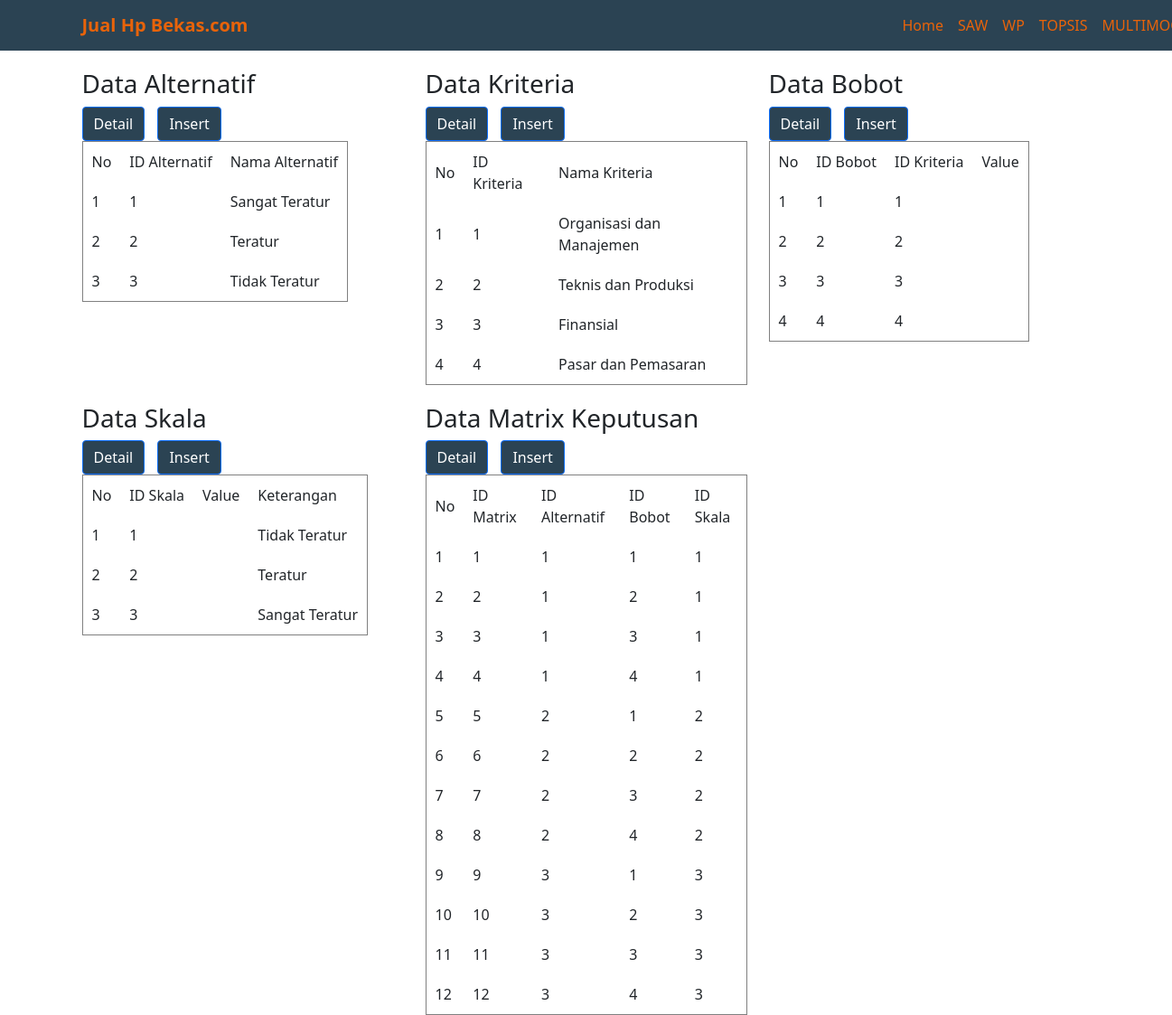
The page / on the database its author committed.
### tables this page shows
CREATE TABLE IF NOT EXISTS `alternatif` (
  `idalternatif` int(11) NOT NULL AUTO_INCREMENT,
  `nmalternatif` varchar(50) DEFAULT NULL,
  PRIMARY KEY (`idalternatif`)
);

CREATE TABLE IF NOT EXISTS `kriteria` (
  `idkriteria` int(11) NOT NULL AUTO_INCREMENT,
  `nmkriteria` varchar(50) DEFAULT NULL,
  PRIMARY KEY (`idkriteria`)
);

CREATE TABLE IF NOT EXISTS `bobot` (
  `idbobot` int(11) NOT NULL AUTO_INCREMENT,
  `idkriteria` int(11) DEFAULT NULL,
  `valuex` varchar(50) DEFAULT NULL,
  PRIMARY KEY (`idbobot`),
  KEY `idkriteria` (`idkriteria`),
  CONSTRAINT `FK_idkriteria` FOREIGN KEY (`idkriteria`) REFERENCES `kriteria` (`idkriteria`)
);

CREATE TABLE IF NOT EXISTS `skala` (
  `idskala` int(11) NOT NULL AUTO_INCREMENT,
  `valuex` int(11) DEFAULT NULL,
  `keterangan` varchar(50) DEFAULT NULL,
  PRIMARY KEY (`idskala`)
);

CREATE TABLE IF NOT EXISTS `matrixkeputusan` (
  `idmatrix` int(11) NOT NULL AUTO_INCREMENT,
  `idalternatif` int(11) DEFAULT NULL,
  `idbobot` int(11) DEFAULT NULL,
  `idskala` int(11) DEFAULT NULL,
  PRIMARY KEY (`idmatrix`),
  KEY `idalternatif` (`idalternatif`),
  KEY `idbobot` (`idbobot`),
  KEY `idkriteria` (`idskala`),
  CONSTRAINT `FK_alternatif` FOREIGN KEY (`idalternatif`) REFERENCES `alternatif` (`idalternatif`),
  CONSTRAINT `FK_bobot` FOREIGN KEY (`idbobot`) REFERENCES `bobot` (`idbobot`),
  CONSTRAINT `FK_skala` FOREIGN KEY (`idskala`) REFERENCES `skala` (`idskala`)
);

### index.php (the view, shortened to what this page needs)
<!DOCTYPE html>
<html lang="en">
<head>
    <link rel="stylesheet" href="https://stackpath.bootstrapcdn.com/bootstrap/5.0.0-alpha1/css/bootstrap.min.css">
</head>
<body>
    <div class="header-bar">
        <nav class="navbar navbar-expand-lg navbar-light " style="background:#2b4353 ">
            <div class="container">
                <a class="navbar-brand" style="color: #e8630a;" href="index.php">
                    <b>Jual Hp Bekas.com</b>
                </a>
                <div class="collapse navbar-collapse" style="margin-left:700px;" id="navbarNav">
                    <ul class="navbar-nav">
                        <li class="nav-item">
                            <a class="nav-link active" aria-current="page" style="color: #e8630a;" href="index.php">Home</a>
                        </li>
                        <li class="nav-item">
                            <a class="nav-link active" aria-current="page" style="color: #e8630a;" href="result.php?metode=saw">SAW</a>
                        </li>
                        <li class="nav-item">
                            <a class="nav-link active" aria-current="page" style="color: #e8630a;" href="result.php?metode=wp">WP</a>
                        </li>
                        <li class="nav-item">
                            <a class="nav-link active" aria-current="page" style="color: #e8630a;" href="result.php?metode=topsis">TOPSIS</a>
                        </li>
                        <li class="nav-item">
                            <a class="nav-link active" aria-current="page" style="color: #e8630a;" href="result.php?metode=multimoora">MULTIMOORA</a>
                        </li>
                    </ul>
                </div>
            </div>
        </nav>
    </div>
    <div class="container">
        <div class="col-lg-12">
            <div class="row">
            <div class="col-lg-4 col-md-4 col-sm-4" >
        <h3 style="margin-top:20px;">Data Alternatif</h3>
        <button type="button" class="btn btn-primary" style="background:#2b4353 "><a style="color: #ffffff;text-decoration:none;" href="dtalternatif.php">Detail</a></button>
        <button type="button" class="btn btn-primary" style="margin-left:10px;background:#2b4353"><a style="color: #ffffff;text-decoration:none;" href="formalternatif.php">Insert</a></button>
        <table border="1" cellpadding="10" cellspacing="0">
            <tr>
                <td>No</td>
                <td>ID Alternatif</td>
                <td>Nama Alternatif</td>
            </tr>
            <?php
            include 'config.php';
            $no = 1;
            $query = "SELECT * FROM alternatif";
            $result = $conn->query($query);
            while ($row = $result->fetch_array()) { ?>
                <tr>
                    <td><?php echo $no++; ?></td>
                    <td><?php echo $row['idalternatif']; ?></td>
                    <td><?php echo $row['nmalternatif']; ?></td>
                </tr>
            <?php } ?>
        </table>
        </div>
        <div class="col-lg-4 col-md-4 col-sm-4">
        <h3 style="margin-top:20px;">Data Kriteria</h3>
        <button type="button" class="btn btn-primary"style="background:#2b4353 "><a style="color: #ffffff;text-decoration:none;" href="dtkriteria.php">Detail</a></button>
        <button type="button" class="btn btn-primary" style="margin-left:10px;background:#2b4353"><a style="color: #ffffff;text-decoration:none;" href="formkriteria.php">Insert</a></button>
        <table border="1" cellpadding="10" cellspacing="0">
            <tr>
                <td>No</td>
                <td>ID Kriteria</td>
                <td>Nama Kriteria</td>
            </tr>
            <?php
            include 'config.php';
            $no = 1;
            $query = "SELECT * FROM kriteria";
            $result = $conn->query($query);
            while ($row = $result->fetch_array()) { ?>
                <tr>
                    <td><?php echo $no++; ?></td>
                    <td><?php echo $row['idkriteria']; ?></td>
                    <td><?php echo $row['nmkriteria']; ?></td>
                </tr>
            <?php } ?>
        </table>
            </div>
            <div class="col-lg-4 col-md-4 col-sm-4">
        <h3 style="margin-top:20px;">Data Bobot</h3>
        <button type="button" class="btn btn-primary"style="background:#2b4353 "><a style="color: #ffffff;text-decoration:none;" href="dtbobot.php">Detail</a></button>
        <button type="button" class="btn btn-primary" style="margin-left:10px;background:#2b4353"><a style="color: #ffffff;text-decoration:none;" href="formbobot.php">Insert</a></button>
        <table border="1" cellpadding="10" cellspacing="0">
            <tr>
                <td>No</td>
                <td>ID Bobot</td>
                <td>ID Kriteria</td>
                <td>Value</td>
            </tr>
            <?php
            include 'config.php';
            $no = 1;
            $query = "SELECT * FROM bobot";
            $result = $conn->query($query);
            while ($row = $result->fetch_array()) { ?>
                <tr>
                    <td><?php echo $no++; ?></td>
                    <td><?php echo $row['idbobot']; ?></td>
                    <td><?php echo $row['idkriteria']; ?></td>
                    <td><?php echo $row['value']; ?></td>
                </tr>
            <?php } ?>
        </table>
            </div>
            <div class="col-lg-4 col-md-4 col-sm-4">
        <h3 style="margin-top:20px;">Data Skala</h3>
        <button type="button" class="btn btn-primary"style="background:#2b4353 "><a style="color: #ffffff;text-decoration:none;" href="dtskala.php">Detail</a></button>
        <button type="button" class="btn btn-primary" style="margin-left:10px;background:#2b4353"><a style="color: #ffffff;text-decoration:none;" href="formskala.php">Insert</a></button>
        <table border="1" cellpadding="10" cellspacing="0">
            <tr>
                <td>No</td>
                <td>ID Skala</td>
                <td>Value</td>
                <td>Keterangan</td>
            </tr>
            <?php
            include 'config.php';
            $no = 1;
            $query = "SELECT * FROM skala";
            $result = $conn->query($query);
            while ($row = $result->fetch_array()) { ?>
                <tr>
                    <td><?php echo $no++; ?></td>
                    <td><?php echo $row['idskala']; ?></td>
                    <td><?php echo $row['value']; ?></td>
                    <td><?php echo $row['keterangan']; ?></td>
                </tr>
            <?php } ?>
        </table>
            </div>
            <div class="col-lg-4 col-md-4 col-sm-4">
        <h3 style="margin-top:20px;">Data Matrix Keputusan</h3>
        <button type="button" class="btn btn-primary"style="background:#2b4353 "><a style="color: #ffffff;text-decoration:none;" href="dtmatrix.php">Detail</a></button>
        <button type="button" class="btn btn-primary" style="margin-left:10px;background:#2b4353"><a style="color: #ffffff;text-decoration:none;" href="formmatrix.php">Insert</a></button>
        <table border="1" cellpadding="10" cellspacing="0">
            <tr>
                <td>No</td>
                <td>ID Matrix</td>
                <td>ID Alternatif</td>
                <td>ID Bobot</td>
                <td>ID Skala</td>
            </tr>
            <?php
            include 'config.php';
            $no = 1;
            $query = "SELECT * FROM matrixkeputusan";
            $result = $conn->query($query);
            while ($row = $result->fetch_array()) { ?>
                <tr>
                    <td><?php echo $no++; ?></td>
                    <td><?php echo $row['idmatrix']; ?></td>
                    <td><?php echo $row['idalternatif']; ?></td>
                    <td><?php echo $row['idbobot']; ?></td>
                    <td><?php echo $row['idskala']; ?></td>
                </tr>
            <?php } ?>
        </table>
            </div>
        </div>
        </div>
    </div>
</body>
</html>

### rows shown on the page
alternatif: idalternatif "1", nmalternatif "Sangat Teratur"
alternatif: idalternatif "2", nmalternatif "Teratur"
alternatif: idalternatif "3", nmalternatif "Tidak Teratur"
kriteria: idkriteria "1", nmkriteria "Organisasi dan Manajemen"
kriteria: idkriteria "2", nmkriteria "Teknis dan Produksi"
kriteria: idkriteria "3", nmkriteria "Finansial"
kriteria: idkriteria "4", nmkriteria "Pasar dan Pemasaran"
bobot: idbobot "1", idkriteria "1"
bobot: idbobot "2", idkriteria "2"
bobot: idbobot "3", idkriteria "3"
bobot: idbobot "4", idkriteria "4"
skala: idskala "1", keterangan "Tidak Teratur"
skala: idskala "2", keterangan "Teratur"
skala: idskala "3", keterangan "Sangat Teratur"
matrixkeputusan: idmatrix "1", idalternatif "1", idbobot "1", idskala "1"
matrixkeputusan: idmatrix "2", idalternatif "1", idbobot "2", idskala "1"
matrixkeputusan: idmatrix "3", idalternatif "1", idbobot "3", idskala "1"
matrixkeputusan: idmatrix "4", idalternatif "1", idbobot "4", idskala "1"
matrixkeputusan: idmatrix "5", idalternatif "2", idbobot "1", idskala "2"
matrixkeputusan: idmatrix "6", idalternatif "2", idbobot "2", idskala "2"
matrixkeputusan: idmatrix "7", idalternatif "2", idbobot "3", idskala "2"
matrixkeputusan: idmatrix "8", idalternatif "2", idbobot "4", idskala "2"
matrixkeputusan: idmatrix "9", idalternatif "3", idbobot "1", idskala "3"
matrixkeputusan: idmatrix "10", idalternatif "3", idbobot "2", idskala "3"
matrixkeputusan: idmatrix "11", idalternatif "3", idbobot "3", idskala "3"
matrixkeputusan: idmatrix "12", idalternatif "3", idbobot "4", idskala "3"
